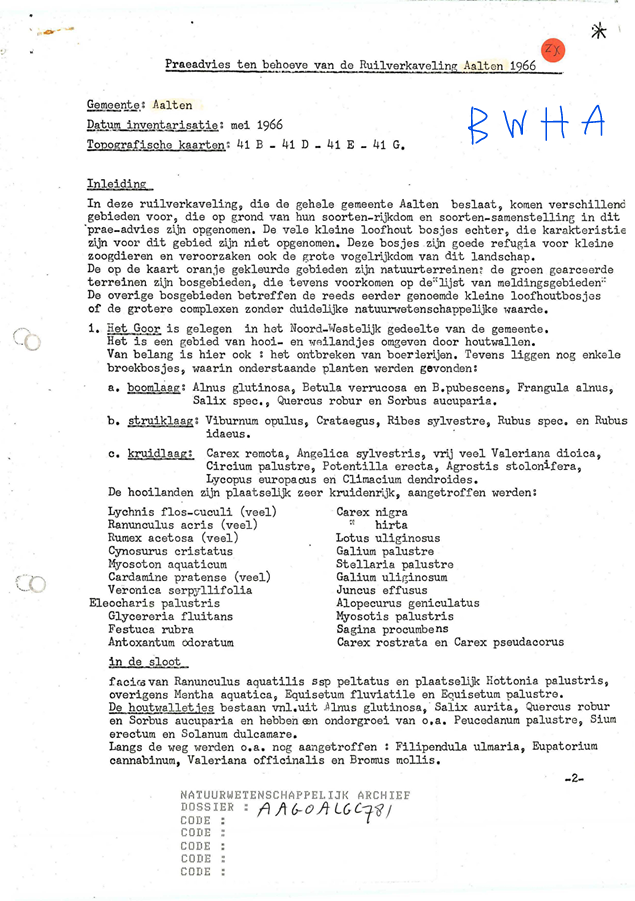
#> input picture temp/page_01.png, 635 x 901 px
$ jupyter execute --allow-errors OCR_with_Segmentation.ipynb
#> lines starting #> are read from the running program, lines starting #| are printed output that depends on the picture; after the words box and inside, x2 and y2 are one past the last pixel; in counts of white or black regions, pixels touching at a corner belong together
# OCR with Paragraph, Line, and Word Segmentation

[cell 1]
import cv2
import numpy as np
from PIL import Image
import pytesseract
import matplotlib.pyplot as plt

## Load the Image

[cell 2]
# Update the image path as necessary
img_path = 'temp/page_01.png'  # Replace with your local path
image = cv2.imread(img_path, cv2.IMREAD_COLOR)
#> image is the input picture: shape (901, 635, 3); mean B, G, R 237.4, 237.5, 237.4

## Preprocessing

[cell 3]
# Convert to grayscale
gray = cv2.cvtColor(image, cv2.COLOR_BGR2GRAY)

# Apply thresholding to create a binary image
_, binary = cv2.threshold(gray, 0, 255, cv2.THRESH_BINARY_INV + cv2.THRESH_OTSU)
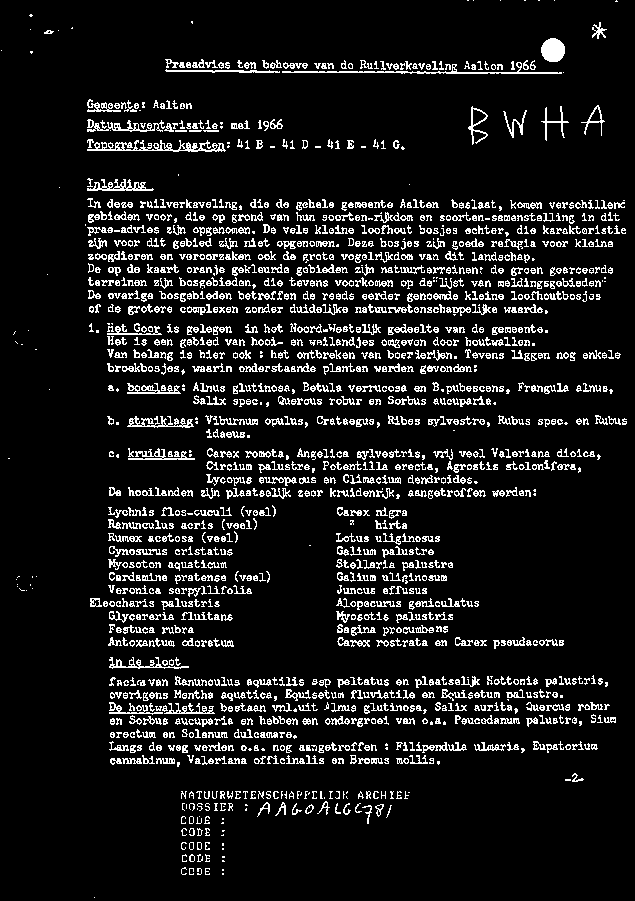
#> binary: shape (901, 635); 9.9% white in thin lines or dots

# Dilate to merge text lines into paragraphs
kernel = cv2.getStructuringElement(cv2.MORPH_RECT, (10, 10))
dilated = cv2.dilate(binary, kernel, iterations=1)
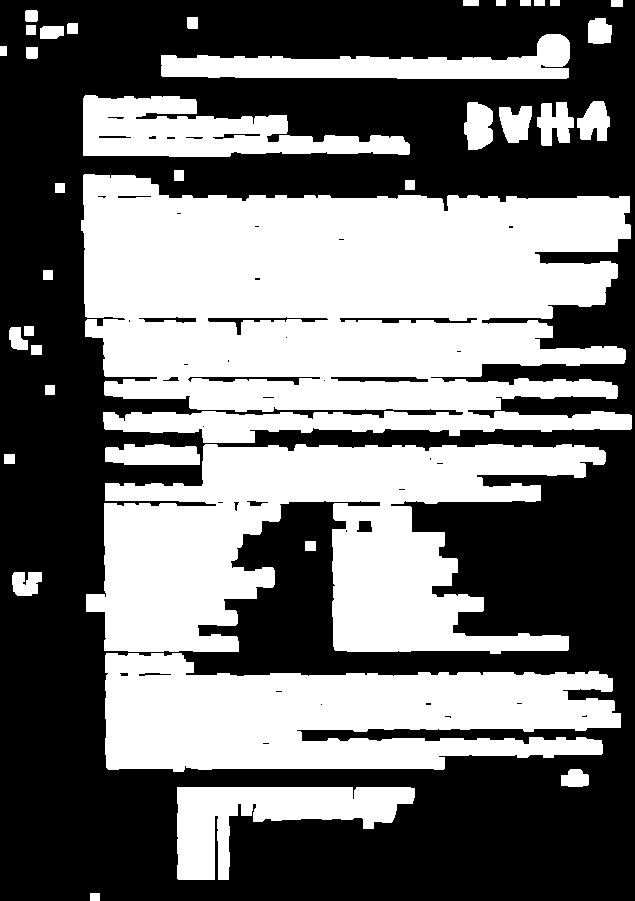
#> dilated: shape (901, 635); 45.4% white; 38 white regions

## Paragraph Detection

[cell 4]
# Find contours to detect paragraphs
contours, _ = cv2.findContours(dilated, cv2.RETR_EXTERNAL, cv2.CHAIN_APPROX_SIMPLE)
#> contours = 38 contours; largest, box (x1, y1, x2, y2) and area: (81, 174, 632, 443) 112854, (86, 444, 606, 654) 60258, (105, 653, 621, 772) 43408, (83, 95, 410, 157) 11403, (177, 787, 415, 880) 10006

# Create a copy for visualization
segmented_image = image.copy()
paragraph_boxes = []

for contour in contours:
    x, y, w, h = cv2.boundingRect(contour)
    paragraph_boxes.append((x, y, w, h))
    cv2.rectangle(segmented_image, (x, y), (x + w, y + h), (0, 255, 0), 2)
#> this loop made 38 passes
#> (x, y, w, h) on passes 2, 3, 4, 5, 8, 9, 12, 17, 19, 20, 21, 22: (177, 787, 238, 93), (561, 769, 28, 18), (105, 653, 516, 119), (12, 572, 30, 24), (86, 444, 520, 210), (105, 444, 95, 21), (9, 327, 19, 23), (81, 174, 551, 269), (499, 106, 33, 37), (537, 102, 37, 44), (464, 102, 29, 48), (577, 101, 33, 40)
#> (contour, x, y, w, h) on passes 1, 6, 7, 10, 11, 13: ([[90, 893], [90, 900], [99, 900], [99, 893]], 90, 893, 10, 8), ([[305, 541], [305, 550], [315, 550], [315, 541]], 305, 541, 11, 10), ([[4, 454], [4, 463], [14, 463], [14, 454]], 4, 454, 11, 10), ([[45, 385], [45, 394], [54, 394], [54, 385]], 45, 385, 10, 10), ([[31, 345], [31, 354], [41, 354], [41, 345]], 31, 345, 11, 10), ([[24, 326], [24, 335], [33, 335], [33, 326]], 24, 326, 10, 10)
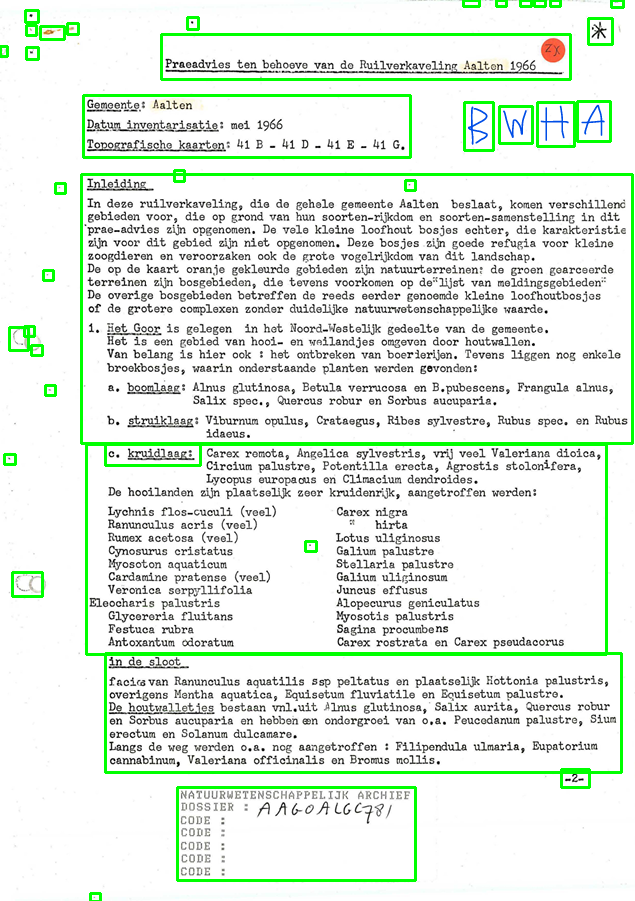
#> segmented_image: shape (901, 635, 3); 4.19% of pixels changed, all inside (x1, y1, x2, y2) = (0, 0, 634, 901)
#> after the loop, paragraph_boxes = 38 items, first 6: (90, 893, 10, 8), (177, 787, 238, 93), (561, 769, 28, 18), (105, 653, 516, 119), (12, 572, 30, 24), (305, 541, 11, 10)

# Display detected paragraphs
plt.figure(figsize=(10, 10))
plt.title("Paragraph Detection")
plt.imshow(cv2.cvtColor(segmented_image, cv2.COLOR_BGR2RGB))
plt.axis("off")
plt.show()

# Word Word Segmentation

[cell 5]
# Word Segmentation
# Detect words within each line of text
word_boxes = []

for (x, y, w, h) in paragraph_boxes:
    # Focus on the paragraph ROI for better accuracy
    paragraph_roi = binary[y:y + h, x:x + w]

    # Line segmentation using horizontal projections
    hist = cv2.reduce(paragraph_roi, 1, cv2.REDUCE_AVG).reshape(-1)
    th = 2  # Threshold to detect text lines
    line_start = None
    lines = []

    for i, val in enumerate(hist):
        if val > th and line_start is None:
            line_start = i
        elif val <= th and line_start is not None:
            line_end = i
            lines.append((x, y + line_start, w, line_end - line_start))
            line_start = None

    # Detect words within each line
    for lx, ly, lw, lh in lines:
        line_roi = binary[ly:ly + lh, lx:lx + lw]
        word_contours, _ = cv2.findContours(line_roi, cv2.RETR_EXTERNAL, cv2.CHAIN_APPROX_SIMPLE)

        for word_contour in word_contours:
            wx, wy, ww, wh = cv2.boundingRect(word_contour)
            word_boxes.append((lx + wx, ly + wy, ww, wh))
            cv2.rectangle(segmented_image, (lx + wx, ly + wy), (lx + wx + ww, ly + wy + wh), (255, 0, 0), 1)
#> this loop made 38 passes
#> (x, y, w, h, hist) on passes 1, 6, 7, 10, 11, 13, 14, 15, 16, 18, 24, 25: (90, 893, 10, 8, [0, 0, 0, 0, 26, 0, 0, 0]), (305, 541, 11, 10, [0, 0, 0, 0, 46, 0, 0, 0, 0, 0]), (4, 454, 11, 10, [0, 0, 0, 0, 46, 0, 0, 0, 0, 0]), (45, 385, 10, 10, [0, 0, 0, 0, 26, 0, 0, 0, 0, 0]), (31, 345, 11, 10, [0, 0, 0, 0, 46, 0, 0, 0, 0, 0]), (24, 326, 10, 10, [0, 0, 0, 0, 26, 0, 0, 0, 0, 0]), (43, 270, 10, 10, [0, 0, 0, 0, 26, 0, 0, 0, 0, 0]), (55, 183, 10, 10, [0, 0, 0, 0, 26, 0, 0, 0, 0, 0]), (405, 180, 10, 10, [0, 0, 0, 0, 26, 0, 0, 0, 0, 0]), (174, 170, 10, 11, [0, 0, 0, 0, 26, 26, 0, 0, 0, 0, 0]), (26, 47, 12, 12, [0, 0, 0, 0, 64, 64, 21, 0, 0, 0, 0, 0]), (0, 46, 7, 10, [0, 0, 0, 0, 36, 0, 0, 0, 0, 0])
#> pass 2, `paragraph_roi = binary[y:y + h, x:x + w]`:
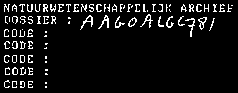
#> paragraph_roi: shape (93, 238); 7.4% white in thin lines or dots, all inside (x1, y1, x2, y2) = (4, 4, 233, 88)
#> after the loop:
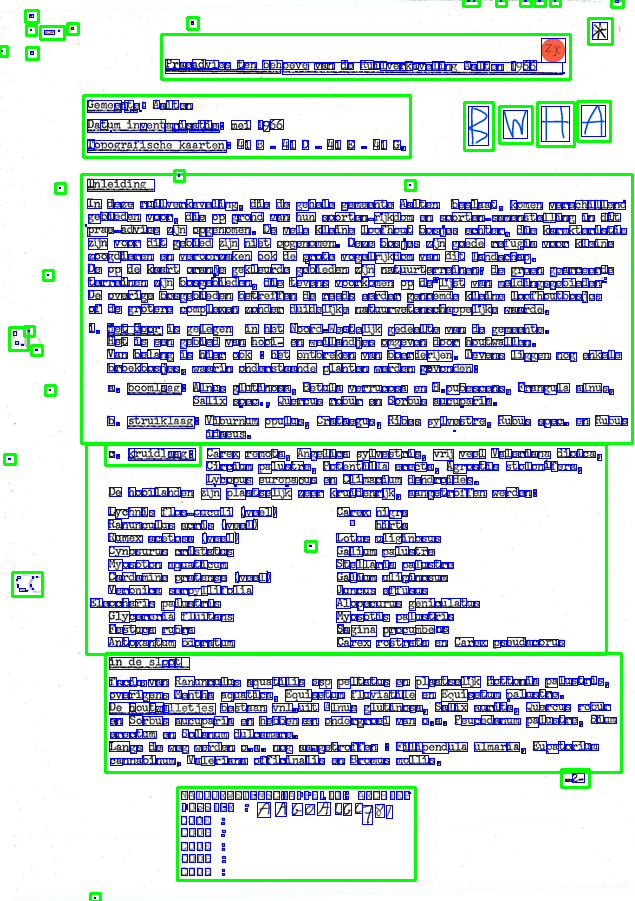
#> segmented_image: shape (901, 635, 3); 9.07% of pixels changed, all inside (x1, y1, x2, y2) = (1, 0, 628, 899)
#> after the loop, line_end = 1; word_boxes = 1809 items, first 6: (94, 897, 1, 1), (324, 797, 1, 2), (346, 796, 2, 3), (254, 794, 1, 1), (408, 792, 2, 1), (308, 792, 2, 3)

# Display detected words
plt.figure(figsize=(10, 10))
plt.title("Word Detection")
plt.imshow(cv2.cvtColor(segmented_image, cv2.COLOR_BGR2RGB))
plt.axis("off")
plt.show()

## OCR on Paragraphs

[cell 6]
# Perform OCR on each detected paragraph
optimized_text_results = []
#> (the rest of this cell did not finish here and is left out)

# Match with code

[cell 7]
import pytesseract
from PIL import Image
import pandas as pd

# Load the dataset
dataset = [
    {
        "Nr": "1",
        "Naam object": "Westduinpark",
        "Naam planeenheid": "Den Haag e.o.",
        "Naam beheergebied": "Stad en Duin",
        "Naam provinciale eenheid": "Zuid-Holland",
        "Oppervlak (m2)": "68670318.55",
        "PlaatsCode": "AAGOALGc781",
        "PlaatsCode 2": "",
        "PlaatsCode 3": ""
    },
    {
        "Nr": "2",
        "Naam object": "Kockengen",
        "Naam planeenheid": "Utrechtse Venen",
        "Naam beheergebied": "Utrecht-West",
        "Naam provinciale eenheid": "Utrecht",
        "Oppervlak (m2)": "47818921.16",
        "PlaatsCode": "KOCK",
        "PlaatsCode 2": "",
        "PlaatsCode 3": ""
    },
    {
        "Nr": "3",
        "Naam object": "De Ven",
        "Naam planeenheid": "IJsselmeeroevers",
        "Naam beheergebied": "De Kop",
        "Naam provinciale eenheid": "Noord-Holland",
        "Oppervlak (m2)": "11544634.71",
        "PlaatsCode": "DVEN",
        "PlaatsCode 2": "",
        "PlaatsCode 3": ""
    }
]

# Load the image
image_path = 'temp/page_01.png'  # Replace with your local image path
image = Image.open(image_path)
#> image: PIL image 635x901 RGBA

# Perform OCR with the Dutch language
#> (the rest of this cell did not finish here and is left out)

$ run again, with temp/rotated_fixed.png copied over temp/page_01.png
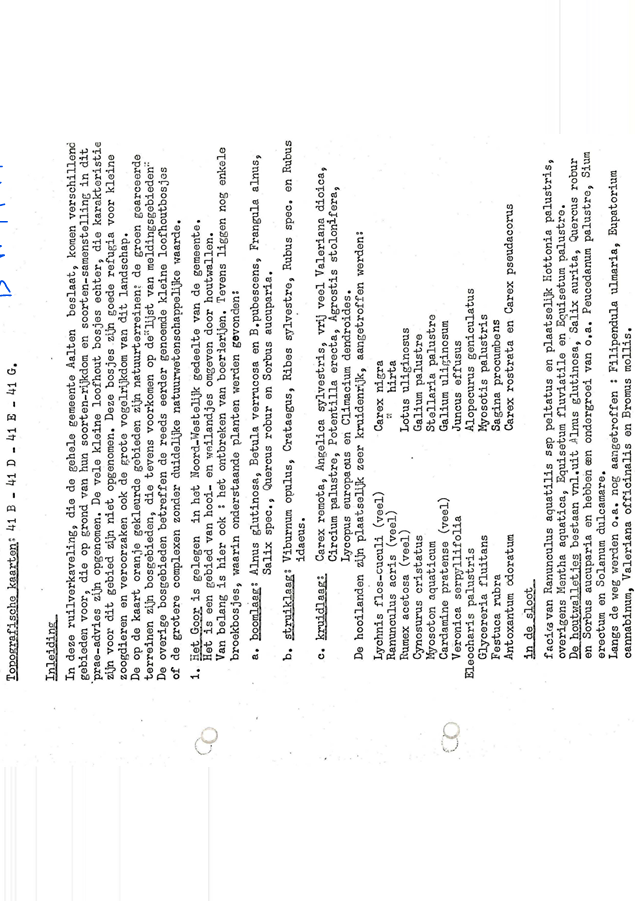
#> input picture temp/rotated_fixed.png, 635 x 901 px
#> image is the input picture: shape (901, 635, 3); mean B, G, R 239.3, 239.4, 239.3
#> `_, binary = cv2.threshold(gray, 0, 255, cv2.THRESH_BINARY_INV + cv2.TH..`:
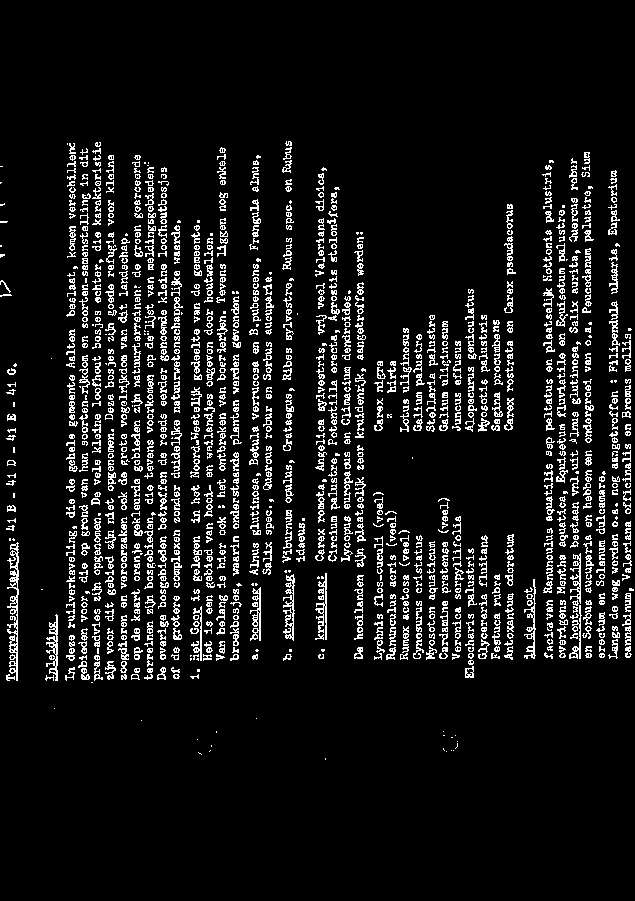
#> binary: shape (901, 635); 8.8% white in thin lines or dots, all inside (x1, y1, x2, y2) = (0, 141, 634, 760)
#> dilated: shape (901, 635); 39.9% white; 22 white regions
#> contours = 22 contours; largest, box (x1, y1, x2, y2) and area: (41, 137, 310, 688) 112839, (311, 163, 521, 683) 60244, (520, 148, 635, 664) 42988, (2, 359, 24, 686) 5437, (311, 569, 332, 664) 1615
#> the loop `for contour in contours:` made 22 passes
#> (x, y, w, h) on passes 2, 4, 10, 12, 14, 15, 16, 17: (194, 741, 23, 19), (439, 727, 24, 30), (311, 569, 21, 95), (2, 359, 22, 327), (0, 276, 17, 26), (0, 241, 10, 22), (0, 217, 13, 11), (0, 199, 10, 12)
#> after the loop `for contour in contours:`: paragraph_boxes = 22 items, first 6: (321, 754, 10, 11), (194, 741, 23, 19), (193, 735, 10, 10), (439, 727, 24, 30), (212, 727, 10, 11), (137, 716, 10, 10)
#> the loop `for (x, y, w, h) in paragraph_boxes:` made 22 passes
#> (x, y, w, h, hist) on passes 1, 3, 5, 6, 7, 8, 9, 11: (321, 754, 10, 11, [0, 0, 0, 0, 26, 26, 0, 0, 0, 0, 0]), (193, 735, 10, 10, [0, 0, 0, 0, 26, 0, 0, 0, 0, 0]), (212, 727, 10, 11, [0, 0, 0, 0, 26, 26, 0, 0, 0, 0, 0]), (137, 716, 10, 10, [0, 0, 0, 0, 26, 0, 0, 0, 0, 0]), (252, 714, 10, 10, [0, 0, 0, 0, 26, 0, 0, 0, 0, 0]), (50, 704, 10, 10, [0, 0, 0, 0, 26, 0, 0, 0, 0, 0]), (37, 585, 11, 10, [0, 0, 0, 0, 46, 0, 0, 0, 0, 0]), (408, 453, 10, 11, [0, 0, 0, 0, 26, 26, 0, 0, 0, 0, 0])
#> after the loop `for (x, y, w, h) in paragraph_boxes:`:
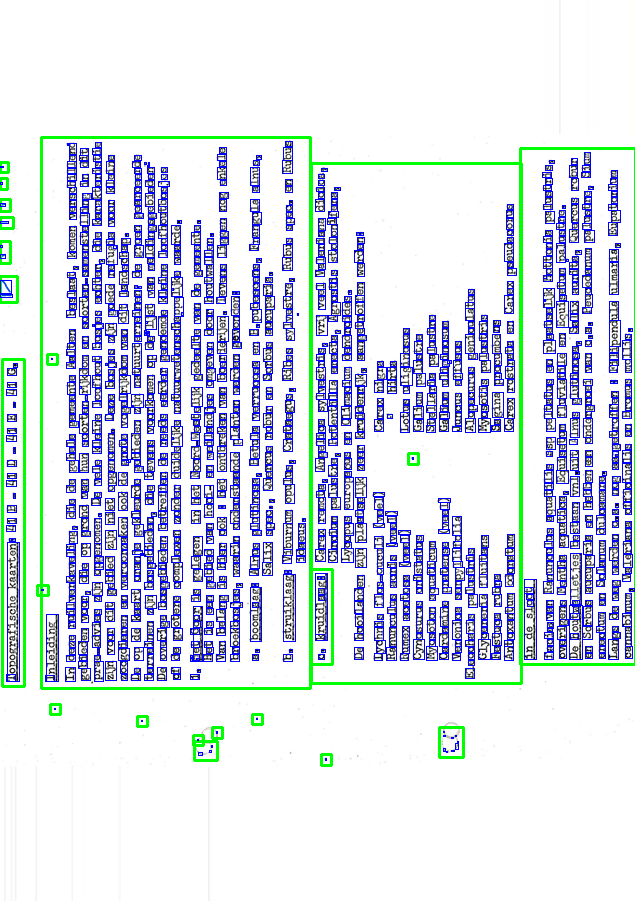
#> segmented_image: shape (901, 635, 3); mean B, G, R 235.9, 221.9, 215.3
#> after the loop `for (x, y, w, h) in paragraph_boxes:`: line_end = 544; word_boxes = 1639 items, first 6: (325, 758, 1, 2), (211, 745, 1, 2), (198, 752, 4, 3), (209, 750, 2, 2), (197, 739, 1, 1), (443, 731, 1, 1)
#> image: PIL image 635x901 RGB
